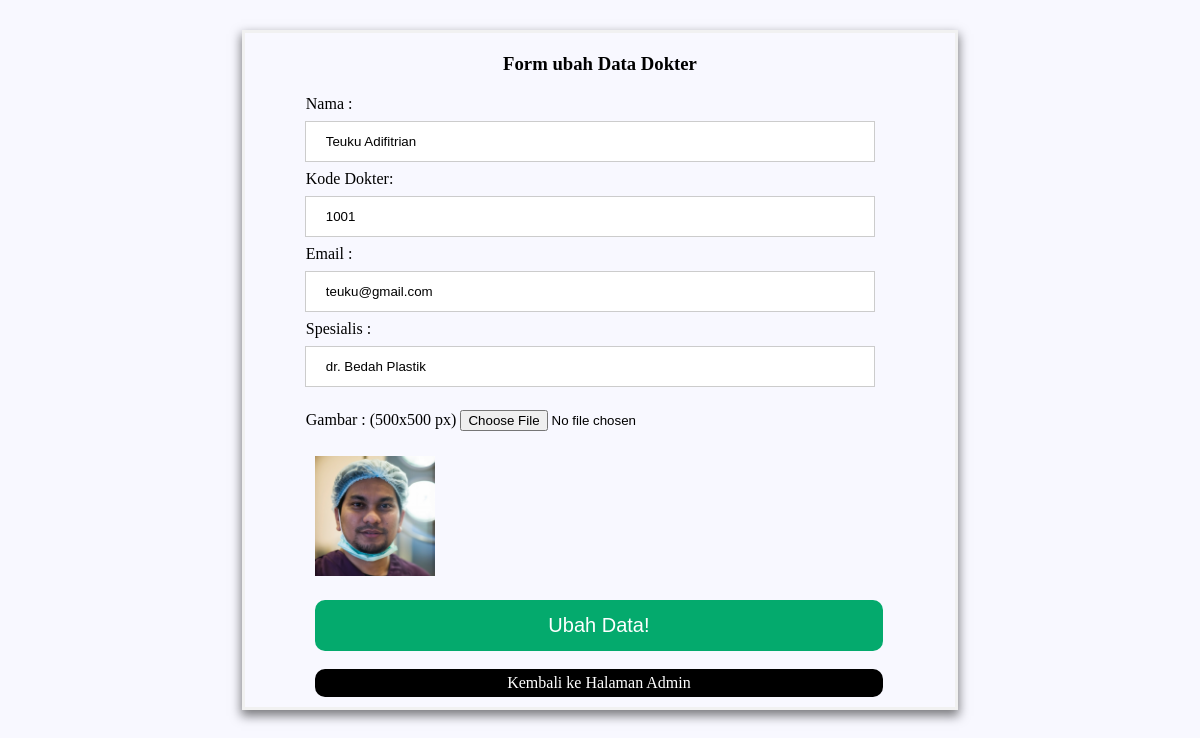
The app's page /ubah.php?id=25 (signed in) with its own data.
### tables this page shows
CREATE TABLE `dokter` (
  `id` int(11) NOT NULL,
  `nama` varchar(255) NOT NULL,
  `kode_dr` char(9) NOT NULL,
  `email` varchar(255) NOT NULL,
  `spesialis` varchar(255) NOT NULL,
  `gambar` varchar(255) NOT NULL
);

### functions.php (called while the page is built, shortened)
<?php
function koneksi ()
{
  return mysqli_connect('localhost', 'root', '', 'tubes_213040133');
}
 function query ($query)
{
    $conn = koneksi();
    $result = mysqli_query($conn, $query);
    if (mysqli_num_rows($result) == 1 ) {
      return mysqli_fetch_assoc($result);
    }
     $rows = [];
   return $rows;
}
 ?>

### ubah.php (the view, shortened to what this page needs)
<?php
  require 'functions.php';
$id = $_GET['id'];
$dr = query (" SELECT * FROM dokter WHERE id = $id");
?>
<!DOCTYPE html>
<html lang="en">
<head>
  <link rel="stylesheet" href="css/ubah.css">
</head>
<body>
    <form action="" method="POST" enctype="multipart/form-data">
      <h3 class="heading">Form ubah Data Dokter</h3>
      <ul>
        <li>
          <label>
            Nama : <br>
            <input type="text" name="nama" autofocus required value="<?= $dr['nama']; ?>">
          </label>
        </li>
        <li>
          <label>
            Kode Dokter: <br>
            <input type="text" name="kode_dr" required value="<?= $dr['kode_dr']; ?>">
          </label>
        </li>
        <li>
          <label>
            Email : <br>
            <input type="email" name="email" required value="<?= $dr['email']; ?>">
          </label>
        </li>
        <li>
          <label>
            Spesialis : <br>
            <input type="text" name="spesialis" required value="<?= $dr['spesialis']; ?>">
          </label>
        </li>
        <li>
          <label>
            Gambar : (500x500 px)
            <input type="file" name="gambar" class="gambar" onchange="previewImage()">
          </label>
          <img src="img/<?= $dr['gambar']; ?>" width="120" style="display: block;" class="img-preview">
        </li>
      </ul>
      <button type="submit" name="ubah">Ubah Data!</button>
      <a href="index.php" class="home">Kembali ke Halaman Admin</a>
    </form>
</body>
</html>

### css/ubah.css (style rules this page uses)
body { background-color: #f8f8ff; font-family: calibri; }
form { border: 3px solid #f1f1f1; width: 60%; margin: 30px auto 30px auto; box-shadow: 0px 5px 10px 1px rgba(0,0,0,0.5); }
.heading { display: grid; justify-content: center; margin: 20px auto 20px auto; }
input[type='text'], input[type='password'] { width: 85%; padding: 12px 20px; margin: 8px 0 8px 20px; display: inline-block; border: 1px solid #ccc; box-sizing: border-box; }
input[type='email'] { width: 85%; padding: 12px 20px; margin: 8px 0 8px 20px; display: inline-block; border: 1px solid #ccc; box-sizing: border-box; }
label { margin-left: 21px; }
img { margin: 10px 0 10px 30px; }
li { list-style: none; }
li .gambar { margin: 15px 0; }
button { background-color: #04aa6d; display: inline-block; color: white; font-size: 20px; padding: 14px 14px; margin: 8px 70px; border: none; cursor: pointer; width: 80%; border-radius: 10px; }
.home { display: block; background-color: black; color: white; text-decoration: none; text-align: center; padding: 5px 0px; margin: 10px 70px; width: 80%; border-radius: 10px; }

### records on screen
dokter: nama "Teuku Adifitrian", kode_dr "1001", email "teuku@gmail.com", spesialis "dr. Bedah Plastik", gambar (picture)
